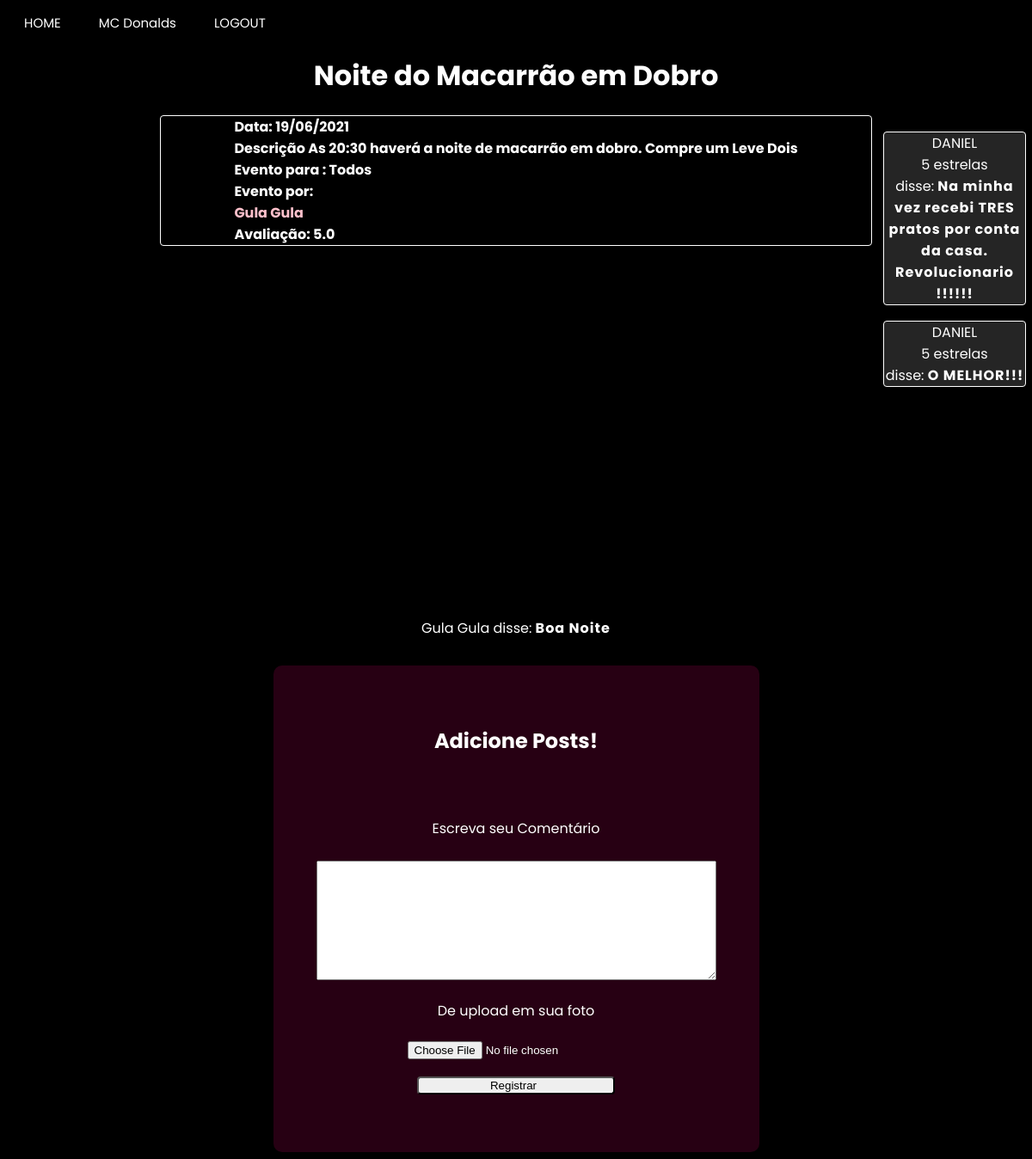
Screenshot of /event_page/Noite do Macarrão em Dobro (signed in) with the database file from the repository.
### app/model.py (models this page shows, shortened)
class empresa(UserMixin, db.Model):
    __tablename__ = "empresa"
    id = db.Column(db.Integer,primary_key=True)
    enterprise_name = db.Column(db.String(64), index=True, unique=True)
    email = db.Column(db.String(120), index=True, unique=True)
    password_hash = db.Column(db.String(120))
    city = db.Column(db.String(120))
    latitude = db.Column(db.Float)
    longitude = db.Column(db.Float)
    district = db.Column(db.String(50))
    street = db.Column(db.String(120))
    posts = db.relationship("Post", backref="enterprise")

class Event(db.Model):
    id = db.Column(db.Integer, primary_key=True)
    body = db.Column(db.String(200))
    image = db.Column(db.String(200))
    timestamp = db.Column(db.Integer, index=True)
    empresa_id = db.Column(db.Integer)
    name = db.Column(db.String(200))
    latitude = db.Column(db.Float)
    longitude = db.Column(db.Float)
    event_type = db.Column(db.String(8))
    rank = db.Column(db.Float)
    avaliations = db.Column(db.Integer)
    age_groups = db.Column(db.String)

class Post(db.Model):
    id = db.Column(db.Integer, primary_key=True)
    body = db.Column(db.String(140))
    image = db.Column(db.String(200))
    timestamp = db.Column(db.Integer, index=True)
    empresa_id = db.Column(db.Integer, db.ForeignKey('empresa.id'))
    author_id = db.Column(db.Integer())
    event_id = db.Column(db.Integer())
    rank = db.Column(db.Integer())

class usuario(UserMixin, db.Model):
    __tablename__ = "usuario"
    id = db.Column(db.Integer, primary_key=True)
    username = db.Column(db.String(64), index=True, unique=True)
    email = db.Column(db.String(120), index=True, unique=True)
    password_hash = db.Column(db.String(120))
    city = db.Column(db.String(120))
    district = db.Column(db.String(50))
    age = db.Column(db.Integer)

### app/routes.py (the view, shortened to what this page needs)
@app.route("/event_page/<name>", methods=["POST", "GET"])
@login_required
def event_page(name):
    form = Comments()
    eventoo = Event.query.filter_by(name=name).first()
    print(datetime.datetime.fromtimestamp(eventoo.timestamp).strftime("%d/%m/%Y"))                     # PAGINA DE EMPRESA
    return render_template('event_page.html', title=name, css_file="event_page.css",user=current_user, usuario=usuario, enterprise=empresa, posts=Post.query.filter_by(event_id=eventoo.id), form=form, event=eventoo, date=datetime.datetime.fromtimestamp(eventoo.timestamp).strftime("%d/%m/%Y") )

### app/forms.py
class Comments(FlaskForm):
    files = FileField("De upload em sua foto")
    evaluation = TextAreaField("",validators=[DataRequired("Dê sua avaliação")])
    text = TextAreaField("Escreva seu Comentário", validators=[DataRequired("Escreva seu comentário!")])
    submit = SubmitField("Registrar")

### app/model.py (called while the page is built)
@login.user_loader
def load_user(id):
    if usuario.query.get(int(id)):
        load = usuario.query.get(int(id))
    else:
        load = empresa.query.get(int(id))
    return load

### app/templates/event_page.html (shortened to what this page needs)
{% extends "base.html" %}
{% block content %}
<h1>{{title}}</h1>
<h3>
  Data: {{ date}}<br>
  Descrição {{ event.body }}
  <br>
  Evento para : {{event.age_groups.capitalize()}}<br>
  Evento por: <a href={{url_for("enterprise_page_specific", name = enterprise.query.filter_by(id=event.empresa_id).first().enterprise_name)}}> {{enterprise.query.filter_by(id=event.empresa_id).first().enterprise_name}}</a>
  Avaliação: {{event.rank}}
</h3>
<div id="map"></div>
<div class="alignment">
{% for post in posts%}
{% if enterprise.query.filter_by(id = post.author_id).first().enterprise_name %}
<div><p>{{ enterprise.query.filter_by(id = post.author_id).first().enterprise_name }} disse: <b>{{ post.body }}</b></p></div>
{% endif %}
{% endfor %}
<section class="container">
  {% if current_user.username %}
  <h1>Envie-nos seu feedback</h1><br><br>
  <form class="rating" novalidate>
    <label>
      <input type="radio" name="stars" value="1" />
      <span class="icon">★</span>
    </label>
    <label>
      <input type="radio" name="stars" value="2" />
      <span class="icon">★</span>
      <span class="icon">★</span>
    </label>
    <label>
      <input type="radio" name="stars" value="3" />
      <span class="icon">★</span>
      <span class="icon">★</span>
      <span class="icon">★</span>
    </label>
    <label>
      <input type="radio" name="stars" value="4" />
      <span class="icon">★</span>
      <span class="icon">★</span>
      <span class="icon">★</span>
      <span class="icon">★</span>
    </label>
    <label>
      <input type="radio" name="stars" value="5" />
      <span class="icon">★</span>
      <span class="icon">★</span>
      <span class="icon">★</span>
      <span class="icon">★</span>
      <span class="icon">★</span>
    </label>
  </form>
  <script>
    var formu = document.getElementsByClassName("rating")[0];
    formu.addEventListener("click",check);
    function check(){
    var ele = document.getElementsByTagName('input');
              for(i = 0; i < ele.length; i++) {
                  if(ele[i].name="stars") {
                      if(ele[i].checked) {
                        document.getElementById("evaluation").value = String(ele[i].value);
                        console.log(String(ele[i].value));
                      }}}};
  </script>
  {% else %}
  <h1>Adicione Posts!</h1><br><br>
  {% endif %}
      <form action="{{url_for('event_page', name = title)}}", method='POST', novalidate, enctype=multipart/form-data>
          <div class="inputs">
            <p>
                {{ form.text.label }}<br><br>
                {{ form.text(size=32) }}<br>
            </p>
            <p>
                {{ form.files.label }}<br>
                {{ form.files(size=32) }}<br>
            </p>
        </div>
        <p>{{ form.submit() }}</p>
      </form>
    </section>
</div>
<aside class="aside">
  {% for post in posts%}
  {% if usuario.query.filter_by(id = post.author_id).first().username %}
  <div><p>{{ usuario.query.filter_by(id = post.author_id).first().username }} <br>{{post.rank}} estrelas <br> disse: <b>{{ post.body }}</b></p></div>
  {% endif %}
  {% endfor %}
</aside>
{% endblock %}

### app/templates/base.html (shortened to what this page needs)
<!DOCTYPE html>
<html>
    <head>
        {% if css_file%}
            <link rel="stylesheet" type="text/css" href="{{ url_for('static', filename=css_file) }}">
        {% else %}
            <link rel="stylesheet" type="text/css" href="{{ url_for('static', filename='user_page.css') }}">
        {% endif %}
    </head>
    <body>
        <header class="menu">
            <a id="main_page" href="{{ url_for('main_page') }}" class="button">HOME</a>
            {% if user.is_authenticated %}
            {% if user.username %}
            <a id="user_page" href="{{ url_for('user_page')}}"class="button">{{user.username}}</a>
            {% else %}
            <a id="enterprise_page" href="{{ url_for('enterprise_page_specific', name=user.enterprise_name)}}"class="button">{{user.enterprise_name}}</a>
            {% endif%}
            <a id="logout" href="{{ url_for('logout') }}" class="button">LOGOUT</a>
            {% else %}
            <a id="enterprise_register_page" href="{{ url_for('enterprise_register_page') }}" class="button">SEJA UM ANUNCIANTE</a>
            <a id="user_register_page" href="{{ url_for('user_register_page') }}" class="button">REGISTRO</a>
            <a id="login_page" href="{{ url_for('login_page') }}" class="button">LOGIN</a>
            {% endif %}
        </header>
        {% block content %}{% endblock %}
    </body>
</html>

### app/static/event_page.css (style rules this page uses)
body { background: black; background-image: url("https://www.pixel4k.com/wp-content/uploads/2021/05/abstract-waving-4k_1620165379-1536x960.jpg"); background-repeat: no-repeat; background-size: cover; }
p { color:white; }
h1 { color:white; font-family: "Poppins"; display: grid; align-items: center; justify-content: center; }
h3 { color:white; font-family: Poppins; display: grid; align-items: center; justify-content: center; }
#map { height: 400px; width: 70%; border-radius: 8px; margin: auto; }
.alignment { display: grid; align-items: center; justify-content: center; }
section.container { background-color: rgba(87, 02, 43, 0.45); border-radius: 10px; align-items: center; justify-content: center; padding: 20px; }
.inputs input { outline: none; }
.inputs { margin: auto; text-align: center; }
.inputs input::placeholder { color: rgba(13, 0, 26, 0.8); }
form input[type=submit] { border-radius: 4px; padding-left: 0px; width: 230px; transition: all 0.3s ease; }
h3 { border: white solid 1px; border-radius: 4px; margin-left: 15%; margin-right: 15%; background-color: rgba(0,0,0, 0.5); font-size: 16px; }
.alignment p { text-align: center; }
section.container { padding: 50px; justify-content: center; margin-top: 15px; }
p b { font-family: "Poppins", sans-serif; letter-spacing: 1px; }
p { font-family: "Poppins", sans-serif; }
textarea#text { margin: 0px; height: 133px; width: 459px; }
input#files { margin-top: 5%; }
h3 a { text-decoration: none; color: pink; }
.aside { background-color: none; font-family: "Poppins", sans-serif; top: 10%; right: 0; position: fixed; height: 100%; width: 180px; border-radius: 5px; align-items: center; }
.aside p { background-color: rgba(184, 184, 184, 0.2); text-align: center; border: white solid 1px; border-radius: 4px; margin: 7px; margin-top: 10%; font-size: 100%; }
.aside b { letter-spacing: 1px; }

### app/static/base.css (style rules this page uses)
header.menu { align-items: left; justify-content: start; }
a.button { border: none; color: white; padding: 5px 20px; text-align: center; text-decoration: none; display: inline-block; font-family:'Poppins'; font-size: 15px; }
.menu { margin-top: 10px; }

### rows the page displays
empresa: enterprise_name "MC Donalds"
Event: name "Noite do Macarrão em Dobro", body "As 20:30 haverá a noite de macarrão em dobro. Compre um Leve Dois", age_groups "Todos", rank "5.0"
empresa: query.filter_by "Gula Gula"
Post: body "Boa Noite"
Post: rank "5", body "Na minha vez recebi TRES pratos por conta da casa. Revolucionario !!!!!!"
usuario: query.filter_by "DANIEL"
Post: rank "5", body "O MELHOR!!!"

### other values shown
{{ date }} "19/06/2021"
